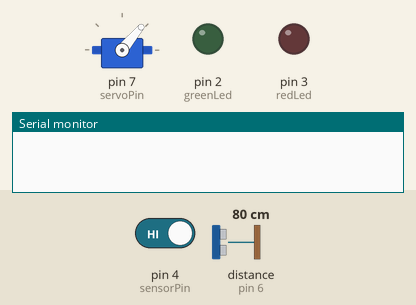
Bench run of a sketch on a simulated Arduino Uno, built with avr-gcc and run on an emulated ATmega328P. Shown: servo, output pins drawn as LEDs (lit = HIGH), the last lines printed to the serial monitor. Wiring (inferred from the names in the program): ultrasonic range finder: trigger pin 5; echo pin 6. The test bench sets the inputs (shaded band); at power-on: distance to the obstacle (sensor on pin 6) 80 cm, pin 4 (sensorPin) HIGH. The echo pulse lasts 58.3 µs per cm; pins used as bus, display or sensor lines are not drawn.

Above: at 1.2 s.
1.3 s: distance to the obstacle (sensor on pin 6) set to 23 cm
2.8 s: distance to the obstacle (sensor on pin 6) set to 19 cm
At 3.4 s:
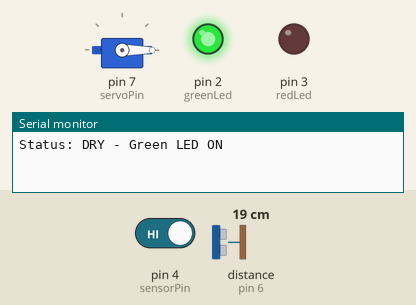
4.3 s: pin 4 (sensorPin) driven LOW
At 6.3 s:
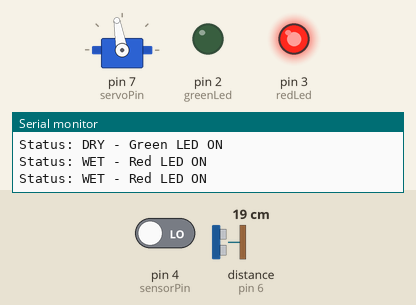
6.6 s: pin 4 (sensorPin) driven HIGH
At 8.2 s:
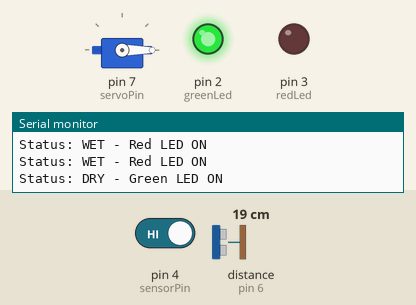
8.8 s: distance to the obstacle (sensor on pin 6) set to 35 cm
At 10.0 s:
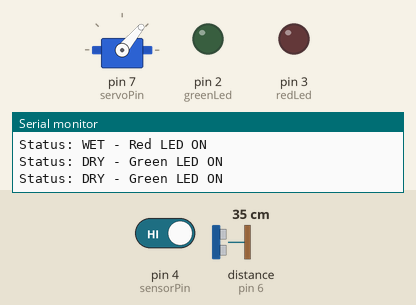
Timing chart, 0 to 11.8 s (numbered marks = the images above; inputs shaded):
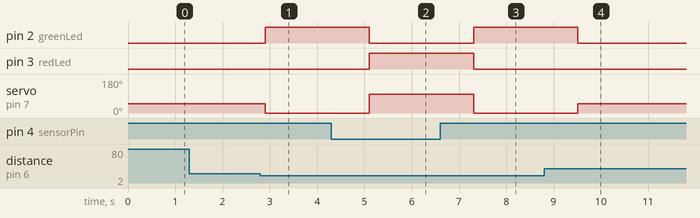

The sketch:

dustbin.ino
```cpp
// Smart Sorting Bin with LED Indicators
// Optimized for SajjadJIM - Arduino Uno R3

#include <Servo.h>

// Pin Definitions
const int trigPin = 5;
const int echoPin = 6;
const int sensorPin = 4; // Soil Moisture / IR Sensor
const int servoPin = 7;
const int greenLed = 2;  // Green LED for DRY
const int redLed = 3;    // Red LED for WET

Servo s1;
long duration;
int distanceCm;
int sensorValue;

void setup() {
  Serial.begin(9600);

  s1.attach(servoPin);
  pinMode(trigPin, OUTPUT);
  pinMode(echoPin, INPUT);
  pinMode(sensorPin, INPUT);

  // LED Setup
  pinMode(greenLed, OUTPUT);
  pinMode(redLed, OUTPUT);

  // Initial State: LEDs off, Servo neutral
  digitalWrite(greenLed, LOW);
  digitalWrite(redLed, LOW);
  s1.write(50);
}

void loop() {
  // 1. Measure Distance
  digitalWrite(trigPin, LOW);
  delayMicroseconds(2);
  digitalWrite(trigPin, HIGH);
  delayMicroseconds(10);
  digitalWrite(trigPin, LOW);
  duration = pulseIn(echoPin, HIGH);
  distanceCm = duration * 0.034 / 2;

  // 2. Read Sensor Value
  sensorValue = digitalRead(sensorPin);

  // 3. Logic Control
  // Only operate if an object is within 20cm
  if (distanceCm < 20 && distanceCm > 1) {

    if (sensorValue == LOW) {
      // WET CONDITION
      digitalWrite(redLed, HIGH);   // Red ON
      digitalWrite(greenLed, LOW);  // Green OFF
      s1.write(100);                // Open Wet Side
      Serial.println("Status: WET - Red LED ON");
    }
    else {
      // DRY CONDITION
      digitalWrite(greenLed, HIGH); // Green ON
      digitalWrite(redLed, LOW);    // Red OFF
      s1.write(0);                  // Open Dry Side
      Serial.println("Status: DRY - Green LED ON");
    }
    delay(1000); // Wait for servo to move and user to see LED
  }
  else {
    // IDLE STATE (No object nearby)
    s1.write(50);
    digitalWrite(greenLed, LOW);
    digitalWrite(redLed, LOW);
  }

  delay(100);
}
```

Measured:
- the behaviour switches between 21 and 20 cm on distance to the obstacle (sensor on pin 6) (found by bisection; images 0 and 1)
- after the input at 1.3 s, every drawn part: stays the same
- after the input at 2.8 s, pin 2 (greenLed): LOW → HIGH after 0.10 s; servo on pin 7 (servoPin): 50° → 0° after 0.10 s
- after the input at 4.3 s, pin 2 (greenLed): HIGH → LOW after 0.80 s; pin 3 (redLed): LOW → HIGH after 0.80 s; servo on pin 7 (servoPin): 0° → 100° after 0.80 s
- after the input at 6.6 s, pin 2 (greenLed): LOW → HIGH after 0.71 s; pin 3 (redLed): HIGH → LOW after 0.71 s; servo on pin 7 (servoPin): 100° → 0° after 0.71 s
- after the input at 8.8 s, pin 2 (greenLed): HIGH → LOW after 0.71 s; servo on pin 7 (servoPin): 0° → 50° after 0.71 s
